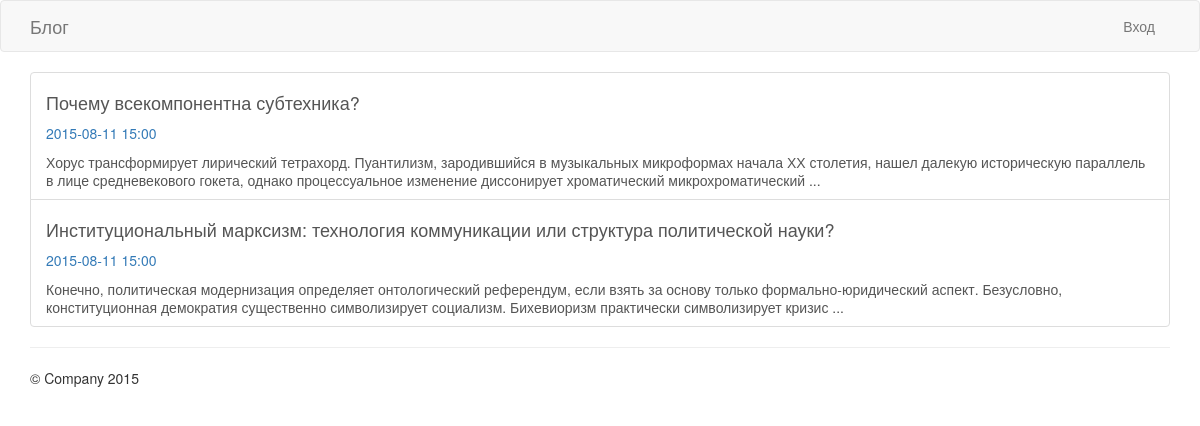
The page / on the database its author committed.
### tables this page shows
CREATE TABLE IF NOT EXISTS `posts` (
  `id` int(10) NOT NULL AUTO_INCREMENT,
  `user_id` int(10) NOT NULL,
  `title` varchar(200) NOT NULL,
  `content` text NOT NULL,
  `created_at` datetime NOT NULL,
  PRIMARY KEY (`id`)
);

### Core/App.php (called while the page is built, shortened)
<?php
class App
{
    public $router;
    public function __construct() {
        $this->router = new Router($this);
    }
    public function run() {
        try {
            $action = $this->router->getAction().'Action';
            $controller = new $controllerClass($this);
            $response = call_user_func_array(array($controller, $action), $this->router->getParameters());
            $response->setApp($this);
            $response->render();
        } catch (\Exception $e) {
            $code = $e->getCode() === 404 ? 404 : 500;
            $response = new Response($code.'.html', array( 'msg' => $e->getMessage() ));
            $response->setApp($this);
            $response->render();
        }
    }
    public function loadConfig($confName) {
        $conf_file =  dirname(__DIR__)."/config/$confName.php";
        return include($conf_file);
    }
}

### web/index.php (called while the page is built, shortened)
<?php
    spl_autoload_register(function ($class)
    {
        $filename = dirname(__DIR__).DIRECTORY_SEPARATOR.str_replace('\\','/',$class).'.php';
    });
    $app = new App();
    $app->run();

### Core/DB.php (called while the page is built, shortened)
<?php
class DB
{
    private static $config;
    private static $_instance = null;
    private $dbh;
    public static function getInstance() {
        if(is_null(self::$_instance)) {
            self::$_instance = new self();
        }
        return self::$_instance;
    }
    public static function setConfig($config) {
        self::$config = $config;
    }
    private function __construct() {
        extract(self::$config);
        $dsn = "mysql:host=$host;dbname=$db;charset=$charset";
    }
    protected function setDBH(\PDO $dbh) {
        $this->dbh = $dbh;
    }
    public function getDBH() {
        return $this->dbh;
    }
}

### Core/Model.php (called while the page is built, shortened)
<?php
abstract class Model
{
    public $_fields;
    public static $dbh;
    public function __construct($fields = array()) {
        $this->_fields = array_fill_keys($this->fields, null);
    }
    public function __get($name) {
        return $this->_fields[$name];
    }
    public function __set($name, $val) {
        $this->_fields[$name] = $val;
    }
    public static function findAll($add_sql = '', $params = array()) {
        $sth = self::getDBH()->prepare('SELECT * FROM '.static::$table." $add_sql");
        $sth->setFetchMode(\PDO::FETCH_CLASS | \PDO::FETCH_PROPS_LATE, get_called_class());
        $sth->execute($params);
        return $sth->fetchAll();
    }
    protected static function getDBH() {
        if (is_null(self::$dbh)) {
            $db = DB::getInstance();
            self::$dbh = $db->getDBH();
        }
        return self::$dbh;
    }
}

### Controllers/HomeController.php (called while the page is built, shortened)
<?php
class HomeController extends Controller
{
    public function indexAction() {
        $posts = Post::findAll('ORDER BY created_at DESC');
        return new Response('index.html', array('posts' => $posts));
    }
}

### Core/Router.php (called while the page is built, shortened)
<?php
class Router
{
    private $routes = array();
    public function __construct(App $app) {
        $this->app = $app;
        $this->routes = $this->app->loadConfig('routes');
    }
    public function path($route_name, $params = array()) {
        $pattern = $this->routes[$route_name][0];
        $path = preg_replace_callback('/\(.+\)/', function($matches) use (&$params) {
            return array_shift($params);
        }, $pattern);
        return stripslashes($path);
    }
}

### config/routes.php (called while the page is built)
<?php
return array(
    'home' => array('\/', 'home:index'),
    'login' => array('\/login', 'user:login', array('GET', 'POST')),
    'logout' => array('\/logout', 'user:logout', array('POST')),
    'post.show' => array('\/posts\/(\d+)', 'post:show'),
    'comment.create' => array('\/comments', 'comment:create', array('POST')),
    'post.new' => array('\/posts\/new', 'post:new', array('GET'), true),
    'post.create' => array('\/posts', 'post:create', array('POST'), true)
);

### Models/Post.php (called while the page is built, shortened)
<?php
class Post extends Model
{
    public function getExcerpt() {
        $char_numb = 500;
        $text = $this->content;
        if (strlen($text) > $char_numb) {
            $text = substr($text, 0, $char_numb);
            $text = substr($text,0,strrpos($text," "));
            $etc = " ...";
            $text = $text.$etc;
        }
        return $text;
    }
    public function getCreationDate() {
        $date = new \DateTime($this->created_at);
        return $date->format(DATE_FORMAT);
    }
}

### views/index.html.php (the view)
<div class="items">
    <?php foreach($posts as $post): ?>
        <a href="<?php echo $app->router->path('post.show', array($post->id)) ?>" class="list-group-item">
            <h4><?php echo htmlspecialchars($post->title) ?></h4>
            <p class="text-primary"><?php echo htmlspecialchars($post->getCreationDate()) ?></p>
            <p class="list-group-item-text"><?php echo htmlspecialchars($post->getExcerpt()) ?></p>
        </a>
    <?php endforeach ?>
</div>

### rows shown on the page
posts: title "Почему всекомпонентна субтехника?", created_at "2015-08-11 15:00", Excerpt "Хорус трансформирует лирический тетрахорд. Пуантилизм, зародившийся в музыкальных микроформах начала ХХ столетия, нашел далекую историческую параллель в лице средневекового гокета, однако процессуальное изменение диссонирует хроматический микрохроматический ..."
posts: title "Институциональный марксизм: технология коммуникации или структура политической науки?", created_at "2015-08-11 15:00", Excerpt "Конечно, политическая модернизация определяет онтологический референдум, если взять за основу только формально-юридический аспект. Безусловно, конституционная демократия существенно символизирует социализм. Бихевиоризм практически символизирует кризис ..."
